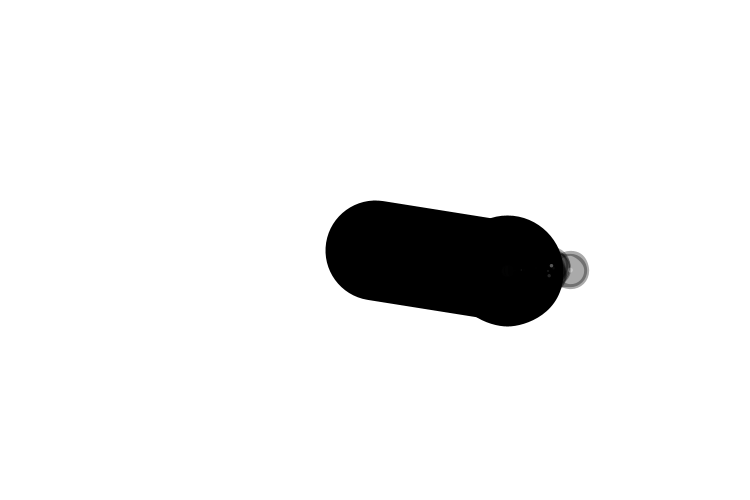
Frame 1 (no input)
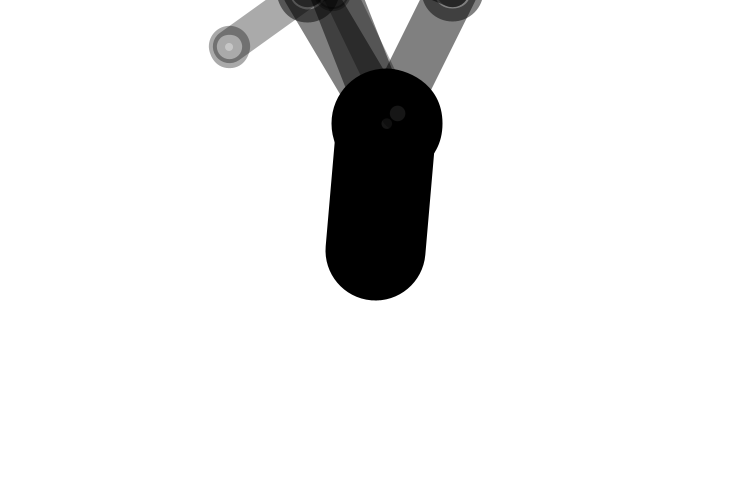
Frame 60 (the mouse pressed at the canvas centre just before this capture)
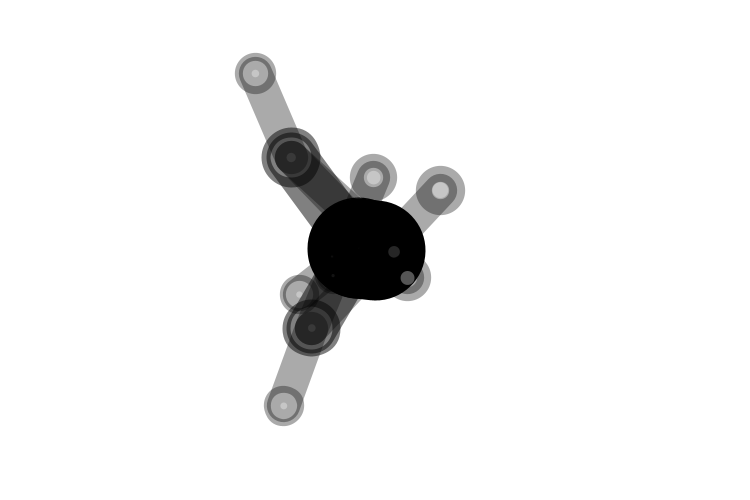
Frame 120 (the mouse held since frame 60 and released just before this capture)

The Processing sketch that drew these frames (run headless with seeded random() and noise(); from frame 60 on, the mouse is pressed at the canvas centre):

// Processing sketch: processing_48584
// ── processing_48584.pde

// sample code taken from Pearson (2011)
// coding a fractal structure (Pearson 2011:159-160)
// adding self references (Pearson 2011:161-162)
// adding animation (Pearson 2011:163-164)
// adding controls (Pearson 2011:164-165)
// schien@mail.ncku.edu.tw

int _numChildren = 3;  
int _maxLevels = 3;

Branch _trunk;

// =================== main program ====================
void setup() {
  size(750,500); 
  background(255); 
  noFill(); 
  smooth(); 
  newTree();
}

void draw() {
  background(255);
  _trunk.updateMe(width/2, height/2);
  _trunk.drawMe();
}

void newTree() {
  _trunk = new Branch(1, 0, width/2, 50); 
  _trunk.drawMe();
}

// ==================== object =======================
class Branch { 
  float level, index;  
  float x, y; 
  float endx, endy; 
  float strokeW, alph;  // line style
  float len, lenChange;  // length
  float rot, rotChange;  // rotation
  Branch[] children = new Branch[0];

  Branch(float lev, float ind, float ex, float why) { 
    level = lev; 
    index = ind; 
    strokeW = (1/level)*100;
    alph = 255/level;
    len = (1/level)*random(200);
    lenChange = random(10)-5;
    rotChange = random(10)-5;
    updateMe(ex, why);

    if (level < _maxLevels) {
      children = new Branch[_numChildren];
      for (int x=0; x<_numChildren; x++) {
        children[x] = new Branch(level+1, x, endx, endy);
      }
    }
  } 

  void updateMe(float ex, float why) { 
    x = ex; 
    y = why; 
    
    rot += rotChange;
    
    len -= lenChange;
    if (len<0 || len>200) { lenChange *= -1; }
    
    float radian = radians(rot);
    endx = x+(len*cos(radian));
    endy = y+(len*sin(radian));
    
    for(int i=0; i<children.length; i++) {
      children[i].updateMe(endx, endy);
    }    
  }  

  void drawMe() { 
    strokeWeight(strokeW);
    stroke(0, alph);
    fill(255, alph);
    line(x, y, endx, endy); 
    ellipse(endx, endy, len/12, len/12);
    for(int i=0; i<children.length; i++) {
      children[i].drawMe();
    }
  }
}
